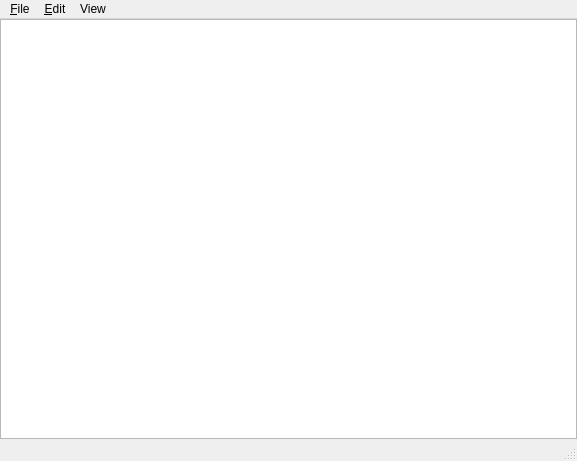
<?xml version="1.0" encoding="UTF-8"?>
<ui version="4.0">
 <class>MainWindow</class>
 <widget class="QMainWindow" name="MainWindow">
  <property name="geometry">
   <rect>
    <x>0</x>
    <y>0</y>
    <width>577</width>
    <height>461</height>
   </rect>
  </property>
  <property name="windowTitle">
   <string/>
  </property>
  <widget class="QWidget" name="centralWidget">
   <layout class="QVBoxLayout" name="verticalLayout">
    <property name="spacing">
     <number>0</number>
    </property>
    <property name="leftMargin">
     <number>0</number>
    </property>
    <property name="topMargin">
     <number>0</number>
    </property>
    <property name="rightMargin">
     <number>0</number>
    </property>
    <property name="bottomMargin">
     <number>0</number>
    </property>
    <item>
     <widget class="TextEdit" name="textEdit"/>
    </item>
   </layout>
  </widget>
  <widget class="QMenuBar" name="menuBar">
   <property name="geometry">
    <rect>
     <x>0</x>
     <y>0</y>
     <width>577</width>
     <height>21</height>
    </rect>
   </property>
   <widget class="QMenu" name="menuFile">
    <property name="title">
     <string>&amp;File</string>
    </property>
    <addaction name="actionNew"/>
    <addaction name="actionOpen"/>
    <addaction name="actionSave"/>
    <addaction name="actionSaveAs"/>
    <addaction name="separator"/>
    <addaction name="actionNetworkGet"/>
    <addaction name="actionNetworkPut"/>
    <addaction name="separator"/>
    <addaction name="actionRender"/>
    <addaction name="actionPrint"/>
    <addaction name="separator"/>
    <addaction name="actionQuit"/>
   </widget>
   <widget class="QMenu" name="menuEdit">
    <property name="title">
     <string>&amp;Edit</string>
    </property>
    <addaction name="actionUndo"/>
    <addaction name="actionRedo"/>
    <addaction name="separator"/>
    <addaction name="actionCut"/>
    <addaction name="actionCopy"/>
    <addaction name="actionPaste"/>
    <addaction name="separator"/>
    <addaction name="actionSelectAll"/>
   </widget>
   <widget class="QMenu" name="menuView">
    <property name="title">
     <string>View</string>
    </property>
    <addaction name="actionSelectFont"/>
    <addaction name="actionWordwrap"/>
    <addaction name="separator"/>
    <addaction name="actionZoomIn"/>
    <addaction name="actionZoomOut"/>
    <addaction name="separator"/>
    <addaction name="action2ch_Mode"/>
    <addaction name="actionLineNumbers"/>
   </widget>
   <addaction name="menuFile"/>
   <addaction name="menuEdit"/>
   <addaction name="menuView"/>
  </widget>
  <widget class="QStatusBar" name="statusBar"/>
  <action name="actionNew">
   <property name="text">
    <string>&amp;New</string>
   </property>
   <property name="shortcut">
    <string>Ctrl+N</string>
   </property>
  </action>
  <action name="actionOpen">
   <property name="text">
    <string>&amp;Open</string>
   </property>
   <property name="shortcut">
    <string>Ctrl+O</string>
   </property>
  </action>
  <action name="actionSave">
   <property name="text">
    <string>&amp;Save</string>
   </property>
   <property name="shortcut">
    <string>Ctrl+S</string>
   </property>
  </action>
  <action name="actionSaveAs">
   <property name="text">
    <string>Save &amp;as...</string>
   </property>
   <property name="shortcut">
    <string>Ctrl+Shift+S</string>
   </property>
  </action>
  <action name="actionPrint">
   <property name="enabled">
    <bool>false</bool>
   </property>
   <property name="text">
    <string>&amp;Print</string>
   </property>
   <property name="shortcut">
    <string>Ctrl+P</string>
   </property>
  </action>
  <action name="actionQuit">
   <property name="text">
    <string>&amp;Quit</string>
   </property>
   <property name="shortcut">
    <string>Ctrl+Q</string>
   </property>
  </action>
  <action name="actionUndo">
   <property name="enabled">
    <bool>false</bool>
   </property>
   <property name="text">
    <string>&amp;Undo</string>
   </property>
   <property name="shortcut">
    <string>Ctrl+Z</string>
   </property>
  </action>
  <action name="actionRedo">
   <property name="enabled">
    <bool>false</bool>
   </property>
   <property name="text">
    <string>&amp;Redo</string>
   </property>
   <property name="shortcut">
    <string>Ctrl+Shift+Z</string>
   </property>
  </action>
  <action name="actionCopy">
   <property name="enabled">
    <bool>false</bool>
   </property>
   <property name="text">
    <string>&amp;Copy</string>
   </property>
   <property name="shortcut">
    <string>Ctrl+C</string>
   </property>
  </action>
  <action name="actionCut">
   <property name="enabled">
    <bool>false</bool>
   </property>
   <property name="text">
    <string>Cut</string>
   </property>
   <property name="shortcut">
    <string>Ctrl+X</string>
   </property>
  </action>
  <action name="actionPaste">
   <property name="text">
    <string>&amp;Paste</string>
   </property>
   <property name="shortcut">
    <string>Ctrl+P</string>
   </property>
  </action>
  <action name="actionSelectAll">
   <property name="enabled">
    <bool>false</bool>
   </property>
   <property name="text">
    <string>&amp;Select all</string>
   </property>
   <property name="shortcut">
    <string>Ctrl+A</string>
   </property>
  </action>
  <action name="actionNetworkGet">
   <property name="text">
    <string>Network &amp;Get</string>
   </property>
   <property name="statusTip">
    <string>Enter a URL to open.</string>
   </property>
  </action>
  <action name="actionNetworkPut">
   <property name="text">
    <string>Network Pu&amp;t</string>
   </property>
   <property name="statusTip">
    <string>Enter a URL to post to.</string>
   </property>
  </action>
  <action name="actionSelectFont">
   <property name="text">
    <string>Select &amp;Font</string>
   </property>
   <property name="statusTip">
    <string>Select a font for the editor.</string>
   </property>
  </action>
  <action name="actionZoomIn">
   <property name="text">
    <string>Zoom in</string>
   </property>
   <property name="shortcut">
    <string>Ctrl+=</string>
   </property>
  </action>
  <action name="actionZoomOut">
   <property name="text">
    <string>Zoom out</string>
   </property>
   <property name="shortcut">
    <string>Ctrl+-</string>
   </property>
  </action>
  <action name="actionWordwrap">
   <property name="checkable">
    <bool>true</bool>
   </property>
   <property name="checked">
    <bool>true</bool>
   </property>
   <property name="text">
    <string>Wordwrap</string>
   </property>
   <property name="statusTip">
    <string>Enable/disable wrapping lines that are longer than the viewport.</string>
   </property>
  </action>
  <action name="action2ch_Mode">
   <property name="text">
    <string>2ch Mode</string>
   </property>
   <property name="statusTip">
    <string>Set up editor for viewing SJIS art.</string>
   </property>
   <property name="whatsThis">
    <string>Sets up the editor for viewing 2ch Shift-JIS art. This will cause the editor to switch to MS PGothic if available, or a compatible substitute, called Mona, that is bundled with Textaxe.</string>
   </property>
  </action>
  <action name="actionRender">
   <property name="text">
    <string>Render</string>
   </property>
   <property name="statusTip">
    <string>Render text file to image.</string>
   </property>
  </action>
  <action name="actionLineNumbers">
   <property name="checkable">
    <bool>true</bool>
   </property>
   <property name="enabled">
    <bool>false</bool>
   </property>
   <property name="text">
    <string>Line numbers</string>
   </property>
  </action>
 </widget>
 <layoutdefault spacing="6" margin="11"/>
 <customwidgets>
  <customwidget>
   <class>TextEdit</class>
   <extends>QPlainTextEdit</extends>
   <header>textedit.h</header>
  </customwidget>
 </customwidgets>
 <resources/>
 <connections>
  <connection>
   <sender>actionUndo</sender>
   <signal>triggered()</signal>
   <receiver>textEdit</receiver>
   <slot>undo()</slot>
   <hints>
    <hint type="sourcelabel">
     <x>-1</x>
     <y>-1</y>
    </hint>
    <hint type="destinationlabel">
     <x>199</x>
     <y>150</y>
    </hint>
   </hints>
  </connection>
  <connection>
   <sender>actionRedo</sender>
   <signal>triggered()</signal>
   <receiver>textEdit</receiver>
   <slot>redo()</slot>
   <hints>
    <hint type="sourcelabel">
     <x>-1</x>
     <y>-1</y>
    </hint>
    <hint type="destinationlabel">
     <x>199</x>
     <y>150</y>
    </hint>
   </hints>
  </connection>
  <connection>
   <sender>actionCut</sender>
   <signal>triggered()</signal>
   <receiver>textEdit</receiver>
   <slot>cut()</slot>
   <hints>
    <hint type="sourcelabel">
     <x>-1</x>
     <y>-1</y>
    </hint>
    <hint type="destinationlabel">
     <x>199</x>
     <y>150</y>
    </hint>
   </hints>
  </connection>
  <connection>
   <sender>actionCopy</sender>
   <signal>triggered()</signal>
   <receiver>textEdit</receiver>
   <slot>copy()</slot>
   <hints>
    <hint type="sourcelabel">
     <x>-1</x>
     <y>-1</y>
    </hint>
    <hint type="destinationlabel">
     <x>199</x>
     <y>150</y>
    </hint>
   </hints>
  </connection>
  <connection>
   <sender>actionPaste</sender>
   <signal>triggered()</signal>
   <receiver>textEdit</receiver>
   <slot>paste()</slot>
   <hints>
    <hint type="sourcelabel">
     <x>-1</x>
     <y>-1</y>
    </hint>
    <hint type="destinationlabel">
     <x>199</x>
     <y>150</y>
    </hint>
   </hints>
  </connection>
  <connection>
   <sender>actionSelectAll</sender>
   <signal>triggered()</signal>
   <receiver>textEdit</receiver>
   <slot>selectAll()</slot>
   <hints>
    <hint type="sourcelabel">
     <x>-1</x>
     <y>-1</y>
    </hint>
    <hint type="destinationlabel">
     <x>199</x>
     <y>150</y>
    </hint>
   </hints>
  </connection>
  <connection>
   <sender>textEdit</sender>
   <signal>undoAvailable(bool)</signal>
   <receiver>actionUndo</receiver>
   <slot>setEnabled(bool)</slot>
   <hints>
    <hint type="sourcelabel">
     <x>199</x>
     <y>150</y>
    </hint>
    <hint type="destinationlabel">
     <x>-1</x>
     <y>-1</y>
    </hint>
   </hints>
  </connection>
  <connection>
   <sender>textEdit</sender>
   <signal>redoAvailable(bool)</signal>
   <receiver>actionRedo</receiver>
   <slot>setEnabled(bool)</slot>
   <hints>
    <hint type="sourcelabel">
     <x>199</x>
     <y>150</y>
    </hint>
    <hint type="destinationlabel">
     <x>-1</x>
     <y>-1</y>
    </hint>
   </hints>
  </connection>
  <connection>
   <sender>textEdit</sender>
   <signal>copyAvailable(bool)</signal>
   <receiver>actionCopy</receiver>
   <slot>setEnabled(bool)</slot>
   <hints>
    <hint type="sourcelabel">
     <x>199</x>
     <y>150</y>
    </hint>
    <hint type="destinationlabel">
     <x>-1</x>
     <y>-1</y>
    </hint>
   </hints>
  </connection>
  <connection>
   <sender>textEdit</sender>
   <signal>copyAvailable(bool)</signal>
   <receiver>actionCut</receiver>
   <slot>setEnabled(bool)</slot>
   <hints>
    <hint type="sourcelabel">
     <x>199</x>
     <y>150</y>
    </hint>
    <hint type="destinationlabel">
     <x>-1</x>
     <y>-1</y>
    </hint>
   </hints>
  </connection>
  <connection>
   <sender>textEdit</sender>
   <signal>modificationChanged(bool)</signal>
   <receiver>MainWindow</receiver>
   <slot>setWindowModified(bool)</slot>
   <hints>
    <hint type="sourcelabel">
     <x>199</x>
     <y>150</y>
    </hint>
    <hint type="destinationlabel">
     <x>199</x>
     <y>149</y>
    </hint>
   </hints>
  </connection>
  <connection>
   <sender>actionZoomIn</sender>
   <signal>triggered()</signal>
   <receiver>textEdit</receiver>
   <slot>zoomIn()</slot>
   <hints>
    <hint type="sourcelabel">
     <x>-1</x>
     <y>-1</y>
    </hint>
    <hint type="destinationlabel">
     <x>288</x>
     <y>230</y>
    </hint>
   </hints>
  </connection>
  <connection>
   <sender>actionZoomOut</sender>
   <signal>triggered()</signal>
   <receiver>textEdit</receiver>
   <slot>zoomOut()</slot>
   <hints>
    <hint type="sourcelabel">
     <x>-1</x>
     <y>-1</y>
    </hint>
    <hint type="destinationlabel">
     <x>288</x>
     <y>230</y>
    </hint>
   </hints>
  </connection>
 </connections>
</ui>
